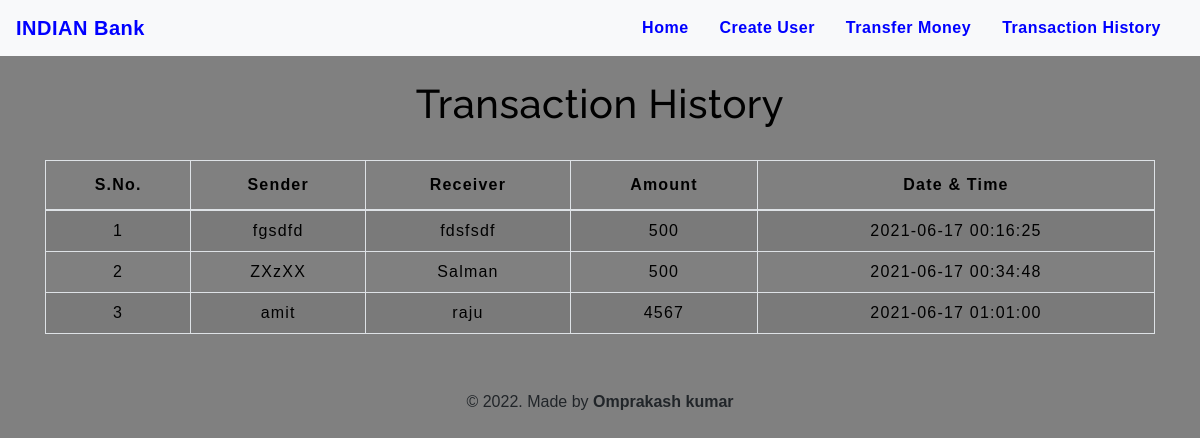
The page /transactionhistory.php on the database its author committed.
### tables this page shows
CREATE TABLE `transaction` (
  `sno` int(3) NOT NULL,
  `sender` text NOT NULL,
  `receiver` text NOT NULL,
  `balance` int(8) NOT NULL,
  `datetime` datetime NOT NULL DEFAULT current_timestamp()
);

### transactionhistory.php (the view, shortened to what this page needs)
<!DOCTYPE html>
<html lang="en">
<head>
    <link rel="stylesheet" href="https://stackpath.bootstrapcdn.com/bootstrap/4.5.2/css/bootstrap.min.css">
    <link rel="stylesheet" type="text/css" href="css/table.css">
    <link rel="stylesheet" type="text/css" href="css/navbar.css">
</head>
<body style="background-color : grey;">
<?php
  include 'navbar.php';
?>
	<div class="container">
        <h2 class="text-center pt-4" style="color : black;">Transaction History</h2>
       <br>
       <div class="table-responsive-sm">
    <table class="table table-hover table-striped table-condensed table-bordered">
        <thead style="color : black;">
            <tr>
                <th class="text-center">S.No.</th>
                <th class="text-center">Sender</th>
                <th class="text-center">Receiver</th>
                <th class="text-center">Amount</th>
                <th class="text-center">Date & Time</th>
            </tr>
        </thead>
        <tbody>
        <?php
            include 'config.php';
            $sql ="select * from transaction";
            $query =mysqli_query($conn, $sql);
            while($rows = mysqli_fetch_assoc($query))
            {
        ?>
            <tr style="color : black;">
            <td class="py-2"><?php echo $rows['sno']; ?></td>
            <td class="py-2"><?php echo $rows['sender']; ?></td>
            <td class="py-2"><?php echo $rows['receiver']; ?></td>
            <td class="py-2"><?php echo $rows['balance']; ?> </td>
            <td class="py-2"><?php echo $rows['datetime']; ?> </td>
        <?php
            }
        ?>
        </tbody>
    </table>
    </div>
</div>
<footer class="text-center mt-5 py-2">
            <p>&copy 2022. Made by <b>Omprakash kumar</b> </p>
</footer>
</body>
</html>

### css/table.css (style rules this page uses)
* { padding: 0; margin: 0; box-sizing: border-box; font-family: sans-serif; }
h2 { font-size: 40px; }
table { letter-spacing: 1.2px; }
td { text-align: center; }

### css/navbar.css (style rules this page uses)
h2 { color: #4C4B4B; letter-spacing: 0.5px; font-family: raleway; }

### rows shown on the page
transaction: sno "1", sender "fgsdfd", receiver "fdsfsdf", balance "500", datetime "2021-06-17 00:16:25"
transaction: sno "2", sender "ZXzXX", receiver "Salman", balance "500", datetime "2021-06-17 00:34:48"
transaction: sno "3", sender "amit", receiver "raju", balance "4567", datetime "2021-06-17 01:01:00"
